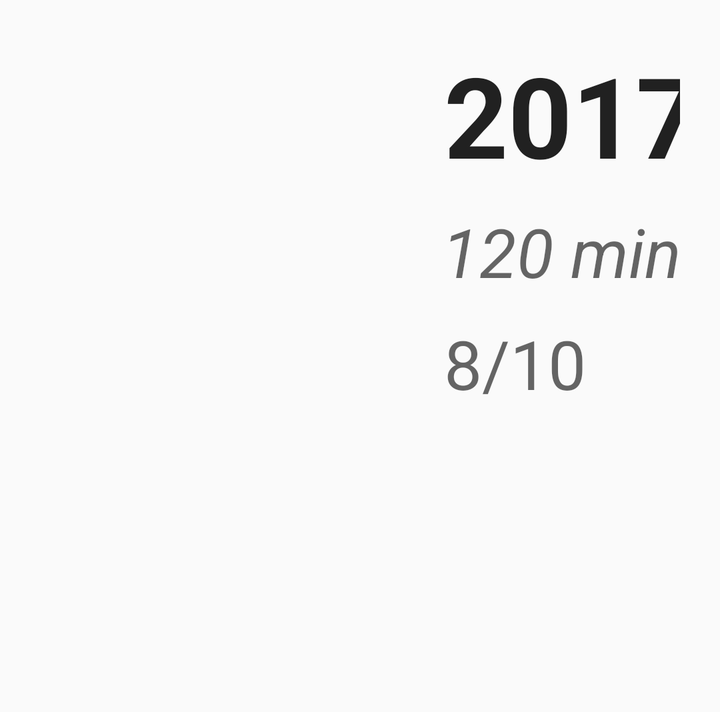
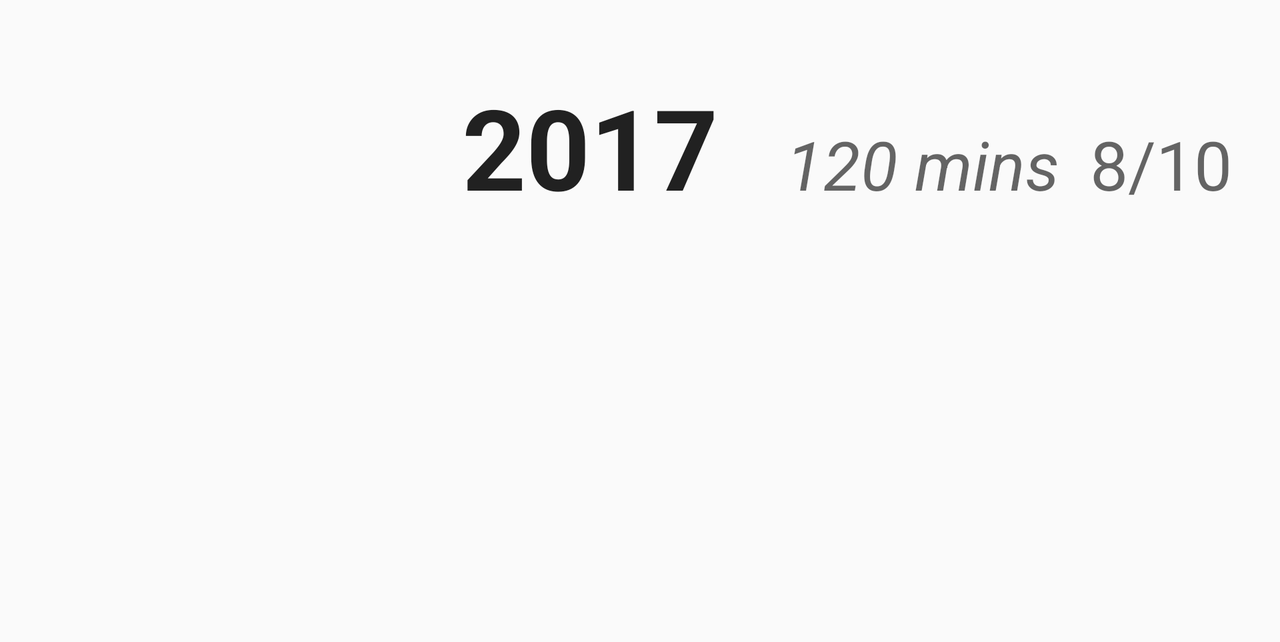

Compare how this app lays out the same screen by default and in its alternative resource folder. The renders come first, then the two layout files and the values they reference.
<!-- AndroidManifest.xml: application theme AppTheme -->
<!-- res/layout/detail_header.xml -->
<?xml version="1.0" encoding="utf-8"?>

<android.support.constraint.ConstraintLayout xmlns:android="http://schemas.android.com/apk/res/android"
    xmlns:app="http://schemas.android.com/apk/res-auto"
    xmlns:tools="http://schemas.android.com/tools"
    android:layout_margin="20dp"
    android:layout_width="match_parent"
    android:layout_height="wrap_content">


    <ImageView
        android:id="@+id/poster_iv"
        android:layout_width="184dp"
        android:layout_height="281dp"
        android:layout_marginTop="0dp"
        android:adjustViewBounds="true"
        android:contentDescription="@string/detail_poster_iv_description"
        android:cropToPadding="false"
        android:scaleType="fitXY"
        app:layout_constraintTop_toTopOf="parent"
        android:layout_marginLeft="10dp"
        app:layout_constraintLeft_toLeftOf="parent" />


    <TextView
        android:id="@+id/release_year_tv"
        style="@style/TextAppearance.AppCompat.Display3"
        android:layout_width="154dp"
        android:layout_height="67dp"
        android:layout_marginLeft="8dp"
        android:layout_marginTop="0dp"
        android:textColor="@color/colorPrimaryText"
        android:textStyle="bold"
        app:layout_constraintLeft_toRightOf="@+id/poster_iv"
        app:layout_constraintTop_toTopOf="parent"
        tools:text="2017" />

    <TextView
        android:id="@+id/runtime_tv"
        style="@style/TextAppearance.AppCompat.Display1"
        android:layout_width="155dp"
        android:layout_height="40dp"
        android:layout_marginLeft="7dp"
        android:layout_marginTop="16dp"
        android:textAllCaps="false"
        android:textStyle="italic"
        app:layout_constraintLeft_toRightOf="@+id/poster_iv"
        app:layout_constraintTop_toBottomOf="@+id/release_year_tv"
        tools:text="120 mins" />

    <TextView
        android:id="@+id/average_score_tv"
        style="@style/TextAppearance.AppCompat.Display1"
        android:layout_width="78dp"
        android:layout_height="40dp"
        android:layout_marginLeft="8dp"
        android:layout_marginTop="16dp"
        android:textAllCaps="false"
        app:layout_constraintLeft_toRightOf="@+id/poster_iv"
        app:layout_constraintTop_toBottomOf="@+id/runtime_tv"
        tools:text="8/10" />

            <ToggleButton
                android:id="@+id/favorite_tb"
                android:layout_width="57dp"
                android:layout_height="54dp"
                android:background="@drawable/favorite_selector"
                android:textOff=""
                android:textOn=""
                android:layout_marginTop="32dp"
                app:layout_constraintTop_toBottomOf="@+id/average_score_tv"
                app:layout_constraintLeft_toRightOf="@+id/poster_iv"
                android:layout_marginLeft="29dp" />


    <TextView
        android:id="@+id/overview_tv"
        style="@style/TextAppearance.AppCompat.Body2"
        android:layout_width="wrap_content"
        android:layout_height="wrap_content"
        android:padding="8dp"
        android:gravity="left"
        android:visibility="visible"
        app:layout_constraintBottom_toBottomOf="parent"
        app:layout_constraintLeft_toLeftOf="@+id/poster_iv"
        app:layout_constraintRight_toRightOf="parent"
        app:layout_constraintTop_toBottomOf="@+id/poster_iv"
        app:layout_constraintVertical_bias="0.0" />

</android.support.constraint.ConstraintLayout>
<!-- resources referenced by this layout -->
<resources>
  <color name="colorPrimaryText">#212121</color>
  <!-- drawable favorite_selector (drawable) -->
  <?xml version="1.0" encoding="utf-8"?>
  
  <selector xmlns:android="http://schemas.android.com/apk/res/android">
          <item android:drawable="@drawable/ic_favorite_black_24px" android:state_checked="true"/>
          <item android:drawable="@drawable/ic_favorite_border_black_24px" android:state_checked="false"/>
  </selector>
  <string name="detail_poster_iv_description">Poster image of the film</string>
  <style name="AppTheme" parent="Theme.AppCompat.Light.DarkActionBar">
          <item name="colorPrimary">@color/colorPrimary</item>
          <item name="colorPrimaryDark">@color/colorPrimaryDark</item>
          <item name="colorAccent">@color/colorAccent</item>
  
          
          <item name="preferenceTheme">@style/PreferenceThemeOverlay</item>
      </style>
  <color name="colorPrimary">#673AB7</color>
  <color name="colorPrimaryDark">#512DA8</color>
  <color name="colorAccent">#FF5252</color>
</resources>
<!-- res/layout-land/detail_header.xml (the repository's variant of the layout above) -->
<!-- drawn on the phone turned sideways -->
<?xml version="1.0" encoding="utf-8"?>

<android.support.constraint.ConstraintLayout xmlns:android="http://schemas.android.com/apk/res/android"
    xmlns:app="http://schemas.android.com/apk/res-auto"
    xmlns:tools="http://schemas.android.com/tools"
    android:layout_margin="20dp"
    android:layout_width="match_parent"
    android:layout_height="wrap_content">


    <ImageView
        android:id="@+id/poster_iv"
        android:layout_width="184dp"
        android:layout_height="281dp"
        android:layout_marginTop="0dp"
        android:adjustViewBounds="true"
        android:contentDescription="@string/detail_poster_iv_description"
        android:cropToPadding="false"
        android:scaleType="fitXY"
        app:layout_constraintTop_toTopOf="parent"
        android:layout_marginLeft="10dp"
        app:layout_constraintLeft_toLeftOf="parent" />


    <TextView
        android:id="@+id/release_year_tv"
        style="@style/TextAppearance.AppCompat.Display3"
        android:layout_width="154dp"
        android:layout_height="67dp"
        android:layout_marginLeft="17dp"
        android:layout_marginTop="16dp"
        android:textColor="@color/colorPrimaryText"
        android:textStyle="bold"
        app:layout_constraintLeft_toRightOf="@+id/poster_iv"
        app:layout_constraintTop_toTopOf="parent"
        tools:text="2017" />

    <TextView
        android:id="@+id/runtime_tv"
        style="@style/TextAppearance.AppCompat.Display1"
        android:layout_width="155dp"
        android:layout_height="40dp"
        android:textAllCaps="false"
        android:textStyle="italic"
        tools:text="120 mins"
        app:layout_constraintBaseline_toBaselineOf="@+id/release_year_tv"
        app:layout_constraintLeft_toRightOf="@+id/release_year_tv"
        android:layout_marginLeft="8dp" />

    <TextView
        android:id="@+id/average_score_tv"
        style="@style/TextAppearance.AppCompat.Display1"
        android:layout_width="78dp"
        android:layout_height="40dp"
        android:textAllCaps="false"
        tools:text="8/10"
        app:layout_constraintBaseline_toBaselineOf="@+id/runtime_tv"
        app:layout_constraintLeft_toRightOf="@+id/runtime_tv"
        android:layout_marginLeft="8dp"
        android:layout_marginRight="8dp"
        app:layout_constraintRight_toRightOf="parent" />

    <ToggleButton
        android:id="@+id/favorite_tb"
        android:layout_width="57dp"
        android:layout_height="54dp"
        android:background="@drawable/favorite_selector"
        android:textOff=""
        android:textOn=""
        app:layout_constraintLeft_toRightOf="@+id/poster_iv"
        android:layout_marginLeft="29dp"
        android:layout_marginTop="66dp"
        app:layout_constraintTop_toBottomOf="@+id/release_year_tv" />


    <TextView
        android:id="@+id/overview_tv"
        style="@style/TextAppearance.AppCompat.Body2"
        android:layout_width="316dp"
        android:layout_height="141dp"
        android:layout_marginBottom="8dp"
        android:layout_marginLeft="8dp"
        android:layout_marginRight="8dp"
        android:layout_marginTop="8dp"
        android:gravity="left"
        android:visibility="visible"
        app:layout_constraintBottom_toBottomOf="parent"
        app:layout_constraintHorizontal_bias="0.393"
        app:layout_constraintLeft_toRightOf="@+id/favorite_tb"
        app:layout_constraintRight_toRightOf="parent"
        app:layout_constraintTop_toBottomOf="@+id/release_year_tv"
        app:layout_constraintVertical_bias="0.56" />

</android.support.constraint.ConstraintLayout>
